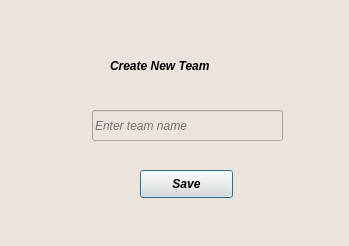
<?xml version="1.0" encoding="UTF-8"?>
<ui version="4.0">
 <class>Dialog</class>
 <widget class="QDialog" name="Dialog">
  <property name="geometry">
   <rect>
    <x>0</x>
    <y>0</y>
    <width>349</width>
    <height>246</height>
   </rect>
  </property>
  <property name="windowTitle">
   <string>Dialog</string>
  </property>
  <property name="styleSheet">
   <string notr="true">background-color: rgb(234, 228, 221);</string>
  </property>
  <layout class="QGridLayout" name="gridLayout"/>
  <widget class="QLabel" name="label">
   <property name="geometry">
    <rect>
     <x>110</x>
     <y>50</y>
     <width>151</width>
     <height>31</height>
    </rect>
   </property>
   <property name="font">
    <font>
     <pointsize>9</pointsize>
     <weight>75</weight>
     <italic>true</italic>
     <bold>true</bold>
    </font>
   </property>
   <property name="text">
    <string>Create New Team</string>
   </property>
  </widget>
  <widget class="QLineEdit" name="team_name">
   <property name="geometry">
    <rect>
     <x>92</x>
     <y>110</y>
     <width>191</width>
     <height>31</height>
    </rect>
   </property>
   <property name="sizePolicy">
    <sizepolicy hsizetype="Expanding" vsizetype="Fixed">
     <horstretch>0</horstretch>
     <verstretch>0</verstretch>
    </sizepolicy>
   </property>
   <property name="font">
    <font>
     <italic>true</italic>
    </font>
   </property>
   <property name="placeholderText">
    <string>Enter team name</string>
   </property>
  </widget>
  <widget class="QPushButton" name="savename">
   <property name="geometry">
    <rect>
     <x>140</x>
     <y>170</y>
     <width>93</width>
     <height>28</height>
    </rect>
   </property>
   <property name="font">
    <font>
     <weight>75</weight>
     <italic>true</italic>
     <bold>true</bold>
    </font>
   </property>
   <property name="text">
    <string>Save</string>
   </property>
  </widget>
 </widget>
 <resources/>
 <connections/>
</ui>
